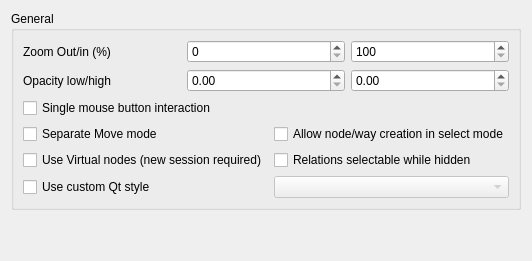
     <widget class="QWidget" name="tab_4">
      <attribute name="title">
       <string>Visual</string>
      </attribute>
      <layout class="QVBoxLayout" name="verticalLayout_3">
       <item>
        <widget class="QGroupBox" name="grpGeneral">
         <property name="title">
          <string>General</string>
         </property>
         <layout class="QVBoxLayout">
          <item>
           <layout class="QHBoxLayout">
            <item>
             <widget class="QLabel" name="label_5">
              <property name="text">
               <string>Zoom Out/in (%)</string>
              </property>
             </widget>
            </item>
            <item>
             <widget class="QSpinBox" name="sbZoomOutPerc"/>
            </item>
            <item>
             <widget class="QSpinBox" name="sbZoomInPerc">
              <property name="minimum">
               <number>100</number>
              </property>
              <property name="maximum">
               <number>1000</number>
              </property>
             </widget>
            </item>
           </layout>
          </item>
          <item>
           <layout class="QHBoxLayout">
            <item>
             <widget class="QLabel" name="label_9">
              <property name="text">
               <string>Opacity low/high</string>
              </property>
             </widget>
            </item>
            <item>
             <widget class="QDoubleSpinBox" name="sbAlphaLow">
              <property name="maximum">
               <double>1.000000000000000</double>
              </property>
              <property name="singleStep">
               <double>0.100000000000000</double>
              </property>
             </widget>
            </item>
            <item>
             <widget class="QDoubleSpinBox" name="sbAlphaHigh">
              <property name="maximum">
               <double>1.000000000000000</double>
              </property>
              <property name="singleStep">
               <double>0.100000000000000</double>
              </property>
             </widget>
            </item>
           </layout>
          </item>
          <item>
           <layout class="QGridLayout" name="gridLayout">
            <item row="0" column="0">
             <widget class="QCheckBox" name="cbMouseSingleButton">
              <property name="text">
               <string>Single mouse button interaction</string>
              </property>
             </widget>
            </item>
            <item row="3" column="0">
             <widget class="QCheckBox" name="cbCustomStyle">
              <property name="text">
               <string>Use custom Qt style</string>
              </property>
             </widget>
            </item>
            <item row="1" column="1">
             <widget class="QCheckBox" name="cbSelectModeCreation">
              <property name="text">
               <string>Allow node/way creation in select mode</string>
              </property>
             </widget>
            </item>
            <item row="1" column="0">
             <widget class="QCheckBox" name="cbSeparateMoveMode">
              <property name="text">
               <string>Separate Move mode</string>
              </property>
             </widget>
            </item>
            <item row="2" column="0">
             <widget class="QCheckBox" name="cbVirtualNodes">
              <property name="text">
               <string>Use Virtual nodes (new session required)</string>
              </property>
             </widget>
            </item>
            <item row="2" column="1">
             <widget class="QCheckBox" name="cbRelationsHiddenSelectable">
              <property name="text">
               <string>Relations selectable while hidden</string>
              </property>
             </widget>
            </item>
            <item row="3" column="1">
             <widget class="QComboBox" name="comboCustomStyle">
              <property name="enabled">
               <bool>false</bool>
              </property>
             </widget>
            </item>
           </layout>
          </item>
         </layout>
        </widget>
       </item>
       <item>
        <spacer>
         <property name="orientation">
          <enum>Qt::Vertical</enum>
         </property>
         <property name="sizeHint" stdset="0">
          <size>
           <width>20</width>
           <height>40</height>
          </size>
         </property>
        </spacer>
       </item>
      </layout>
     </widget>
